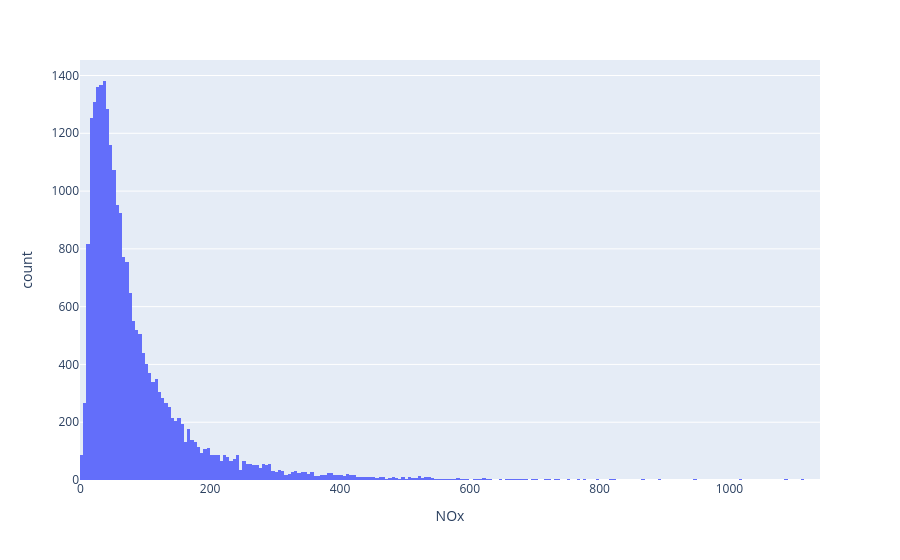

Notebook cell for this chart:
### Markdown cell above
Con plotly

### Code cell
import plotly.express as px
fig = px.histogram(df, x="NOx")
fig.show()

### Figure 1 — Plotly figure (JSON) as saved in the notebook; plotly's stock layout.template omitted (floating-point values rounded to 4 significant figures; data arrays with more than 128 entries replaced by an {"elided": "..."} marker saying what was removed)
{"data": [{"bingroup": "x", "hovertemplate": "NOx=%{x}<br>count=%{y}<extra></extra>", "legendgroup": "", "marker": {"color": "#636efa", "pattern": {"shape": ""}}, "name": "", "orientation": "v", "showlegend": false, "type": "histogram", "x": {"elided": "24026 int values"}, "xaxis": "x", "yaxis": "y"}], "layout": {"barmode": "relative", "legend": {"tracegroupgap": 0}, "margin": {"t": 60}, "xaxis": {"anchor": "y", "domain": [0, 1], "title": {"text": "NOx"}}, "yaxis": {"anchor": "x", "domain": [0, 1], "title": {"text": "count"}}}}
